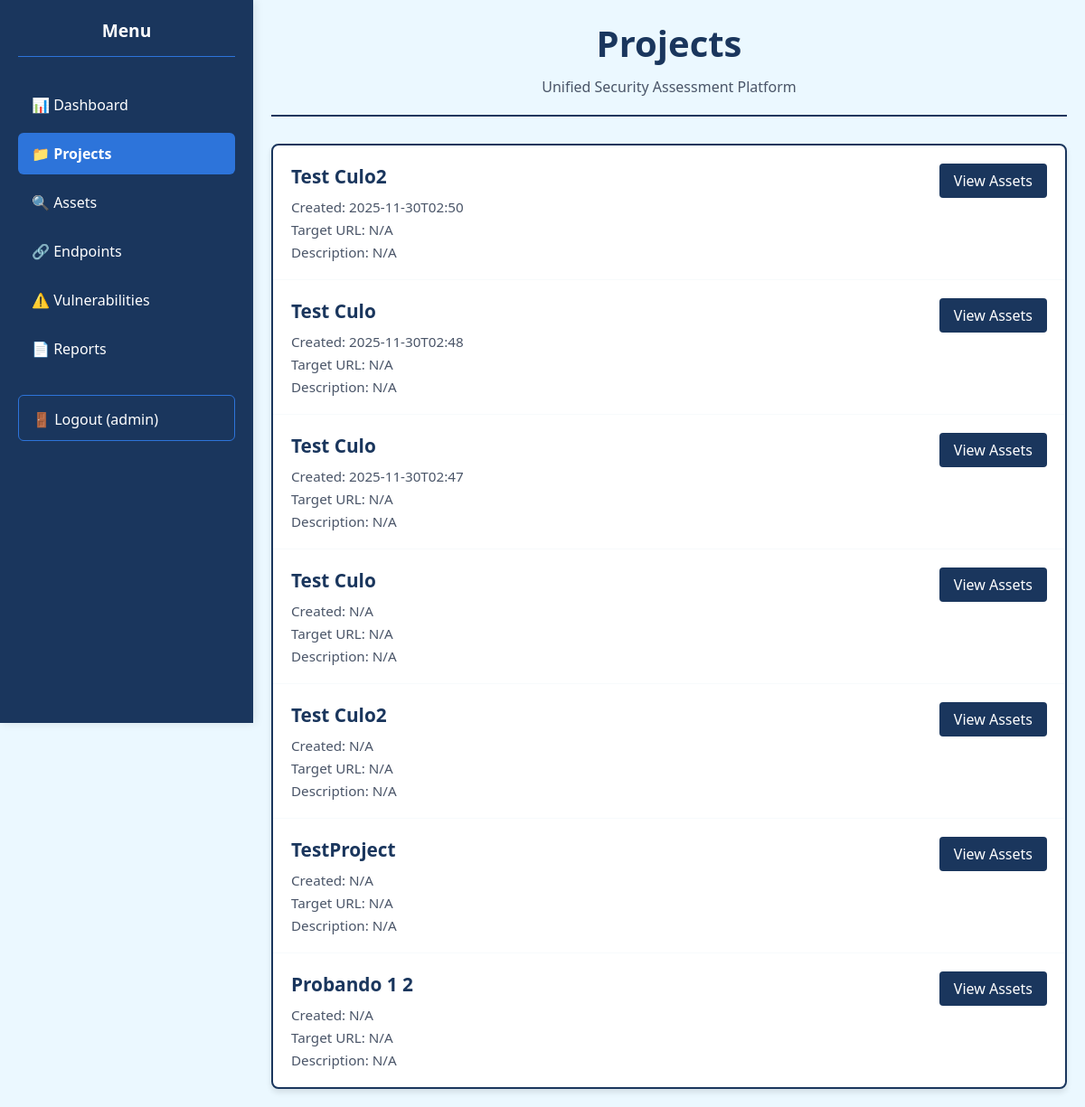
The app's page /projects (signed in), older data.
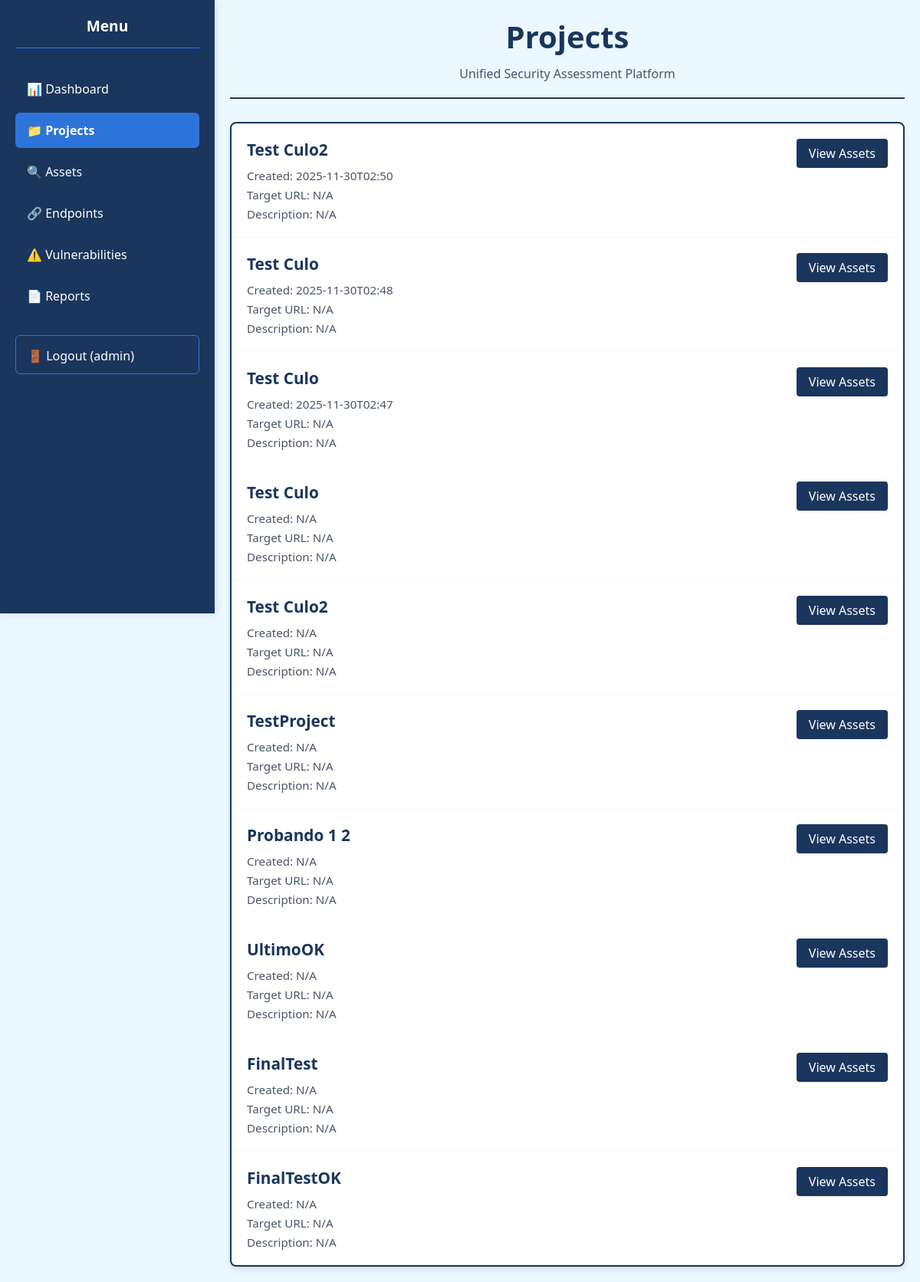
The same page, newer data.
### tables this page shows
CREATE TABLE projects (
            id INTEGER PRIMARY KEY AUTOINCREMENT,
            name TEXT NOT NULL,
            created_date TEXT,
            description TEXT
        );

### dashboard/app.py (the view)
@app.route('/projects')
@role_required('analyst')  # Only analysts and admins
def projects():
    conn = get_db_connection()
    projects = conn.execute(
        'SELECT * FROM projects ORDER BY created_date DESC'
    ).fetchall()
    conn.close()
    return render_template('projects.html', projects=projects)

### dashboard/app.py (called while the page is built)
@app.context_processor
def inject_config():
    return {
        'allow_register': app.config['ALLOW_REGISTER'],
        'debug_mode': app.config['DEBUG']
    }

def get_db_connection():
    base_dir = os.path.dirname(os.path.dirname(os.path.abspath(__file__)))
    db_path = os.path.join(base_dir, 'database', 'hellSsus.db')
    conn = sqlite3.connect(db_path)
    conn.row_factory = sqlite3.Row
    return conn

### dashboard/templates/projects.html
{% extends "base.html" %}
{% block content %}
<div class="page-header">
    <h1 class="page-title">Projects</h1>
    <p>Unified Security Assessment Platform</p>
</div>
<div class="table-container">
    {% for project in projects %}
    <div class="project-item">
        <div class="project-info">
            <strong>{{ project.name }}</strong>
            <div class="project-details">
                <small>Created: {{ project.created_date[:16] if project.created_date else 'N/A' }}</small>
                <small>Target URL: {{ project.target_url or 'N/A' }}</small>
                <small>Description: {{ project.description or 'N/A' }}</small>
            </div>
        </div>
        <div class="project-actions">
            <a href="/assets?project={{ project.id }}" class="btn-view">View Assets</a>
        </div>
    </div>
    {% endfor %}
</div>
{% endblock %}

### dashboard/templates/base.html (shortened to what this page needs)
<!DOCTYPE html>
<html>
<head>
    <link rel="stylesheet" href="{{ url_for('static', filename='css/style.css') }}">
</head>
<body>
    <div class="sidebar" id="sidebar">
        <div class="sidebar-content">
            <div class="sidebar-header">
                <h3>Menu</h3>
            </div>
            <div class="sidebar-links">
                <a href="/" class="sidebar-link {% if request.path == '/' %}active{% endif %}">
                    📊 Dashboard
                </a>
                <a href="/projects" class="sidebar-link {% if request.path == '/projects' %}active{% endif %}">
                    📁 Projects
                </a>
                <a href="/assets" class="sidebar-link {% if request.path == '/assets' %}active{% endif %}">
                    🔍 Assets
                </a>
                <a href="/endpoints" class="sidebar-link {% if request.path == '/endpoints' %}active{% endif %}">
                    🔗 Endpoints
                </a>
                <a href="/vulnerabilities" class="sidebar-link {% if request.path == '/vulnerabilities' %}active{% endif %}">
                    ⚠️ Vulnerabilities
                </a>
                <a href="/reports" class="sidebar-link {% if request.path.startswith('/reports') %}active{% endif %}">
                <span>📄 Reports</span>
                </a>
                <a href="/logout" class="sidebar-link" style="margin-top: 20px; border-top: 1px solid var(--medium-blue); border-left: 1px solid var(--medium-blue); border-right: 1px solid var(--medium-blue); border-bottom: 1px solid var(--medium-blue); padding-top: 15px;">
                    🚪 Logout ({{ session.username }})
                </a>
            </div>
        </div>
    </div>
<div class="main-content" id="mainContent">
    <div class="content-wrapper">
        <div class="content">
            {% block content %}{% endblock %}
        </div>
    </div>
</div>
</body>
</html>

### dashboard/static/css/style.css (style rules this page uses)
:root { --dark-blue: #1a365d; --medium-blue: #2d74da; --light-blue: #ebf8ff; --white: #ffffff; --light-gray: #f7fafc; --gray: #4a5568; }
* { margin: 0; padding: 0; box-sizing: border-box; }
body { font-family: 'Segoe UI', Tahoma, Geneva, Verdana, sans-serif; background: var(--light-blue); color: var(--gray); }
.sidebar { position: fixed; left: 0; top: 0; height: 100vh; width: 280px; background: var(--dark-blue); z-index: 1000; box-shadow: 2px 0 10px rgba(0,0,0,0.1); }
.sidebar-content { padding: 20px; height: 100%; }
.sidebar-header { margin-bottom: 30px; border-bottom: 1px solid var(--medium-blue); padding-bottom: 15px; text-align: center; }
.sidebar-header h3 { color: var(--white); margin: 0; font-size: 1.2em; }
.sidebar-links { display: flex; flex-direction: column; gap: 8px; }
.sidebar-link { color: var(--white); padding: 12px 15px; text-decoration: none; border-radius: 6px; transition: all 0.3s; display: flex; align-items: center; gap: 10px; }
.sidebar-link.active { background: var(--medium-blue); font-weight: bold; }
.main-content { margin-left: 280px; min-height: 100vh; background: var(--light-blue); }
.content-wrapper { padding: 20px; }
.project-item { padding: 15px; border-bottom: 1px solid var(--light-gray); display: flex; justify-content: space-between; align-items: center; }
.project-item:last-child { border-bottom: none; }
.page-header { text-align: center; border-bottom: 2px solid var(--dark-blue); padding-bottom: 20px; margin-bottom: 30px; }
.page-title { font-size: 2.5em; color: var(--dark-blue); margin-bottom: 10px; }
.table-container { background: var(--white); border-radius: 8px; border: 2px solid var(--dark-blue); box-shadow: 0 4px 6px rgba(0,0,0,0.1); overflow: hidden; }
.btn-view { background: var(--dark-blue); color: white; padding: 8px 16px; border-radius: 4px; text-decoration: none; display: inline-block; }
.project-item { display: flex; justify-content: space-between; align-items: flex-start; padding: 20px; border-bottom: 1px solid var(--light-gray); }
.project-info { flex: 1; }
.project-info strong { color: var(--dark-blue); font-size: 1.3em; display: block; margin-bottom: 10px; }
.project-details { display: flex; flex-direction: column; gap: 5px; }
.project-details small { color: var(--gray); font-size: 0.95em; }
.project-actions { flex-shrink: 0; }

Row changes from the older to the newer data that the page shows:
added projects: name "UltimoOK", created_date "N/A", target_url "N/A", description "N/A"
added projects: name "FinalTest", created_date "N/A", target_url "N/A", description "N/A"
added projects: name "FinalTestOK", created_date "N/A", target_url "N/A", description "N/A"
